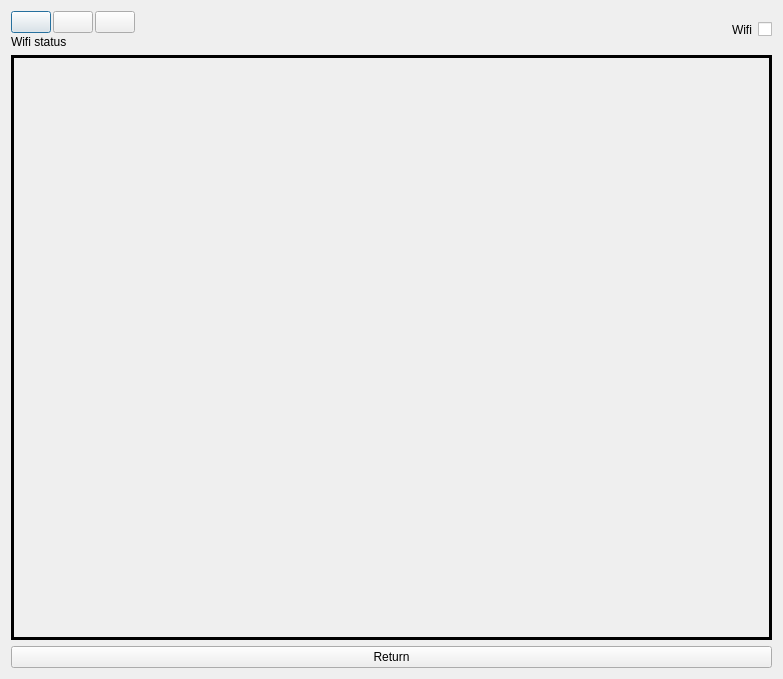
<?xml version="1.0" encoding="UTF-8"?>
<ui version="4.0">
 <class>wifiDialog</class>
 <widget class="QDialog" name="wifiDialog">
  <property name="geometry">
   <rect>
    <x>0</x>
    <y>0</y>
    <width>783</width>
    <height>679</height>
   </rect>
  </property>
  <property name="windowTitle">
   <string>Dialog</string>
  </property>
  <layout class="QVBoxLayout" name="verticalLayout">
   <item>
    <layout class="QHBoxLayout" name="horizontalLayout">
     <property name="sizeConstraint">
      <enum>QLayout::SetFixedSize</enum>
     </property>
     <item>
      <layout class="QHBoxLayout" name="horizontalLayout_2">
       <property name="sizeConstraint">
        <enum>QLayout::SetMaximumSize</enum>
       </property>
       <item>
        <layout class="QVBoxLayout" name="verticalLayout_3">
         <property name="spacing">
          <number>2</number>
         </property>
         <item>
          <layout class="QHBoxLayout" name="horizontalLayout_4">
           <item>
            <widget class="QPushButton" name="logBtn">
             <property name="sizePolicy">
              <sizepolicy hsizetype="Fixed" vsizetype="Fixed">
               <horstretch>0</horstretch>
               <verstretch>0</verstretch>
              </sizepolicy>
             </property>
             <property name="text">
              <string/>
             </property>
            </widget>
           </item>
           <item>
            <widget class="QPushButton" name="stopBtn">
             <property name="sizePolicy">
              <sizepolicy hsizetype="Fixed" vsizetype="Fixed">
               <horstretch>0</horstretch>
               <verstretch>0</verstretch>
              </sizepolicy>
             </property>
             <property name="text">
              <string/>
             </property>
            </widget>
           </item>
           <item>
            <widget class="QPushButton" name="refreshBtn">
             <property name="text">
              <string/>
             </property>
            </widget>
           </item>
           <item>
            <spacer name="horizontalSpacer_2">
             <property name="orientation">
              <enum>Qt::Horizontal</enum>
             </property>
             <property name="sizeHint" stdset="0">
              <size>
               <width>40</width>
               <height>20</height>
              </size>
             </property>
            </spacer>
           </item>
          </layout>
         </item>
         <item>
          <layout class="QHBoxLayout" name="horizontalLayout_3">
           <item>
            <widget class="QLabel" name="statusLabel">
             <property name="font">
              <font>
               <pointsize>9</pointsize>
              </font>
             </property>
             <property name="text">
              <string>Wifi status</string>
             </property>
            </widget>
           </item>
          </layout>
         </item>
        </layout>
       </item>
       <item>
        <spacer name="horizontalSpacer">
         <property name="orientation">
          <enum>Qt::Horizontal</enum>
         </property>
         <property name="sizeHint" stdset="0">
          <size>
           <width>40</width>
           <height>20</height>
          </size>
         </property>
        </spacer>
       </item>
       <item>
        <widget class="QLabel" name="label">
         <property name="text">
          <string>Wifi</string>
         </property>
        </widget>
       </item>
       <item>
        <widget class="QCheckBox" name="Wificheckbox">
         <property name="text">
          <string/>
         </property>
        </widget>
       </item>
      </layout>
     </item>
    </layout>
   </item>
   <item>
    <widget class="QScrollArea" name="scrollArea">
     <property name="frameShape">
      <enum>QFrame::Box</enum>
     </property>
     <property name="frameShadow">
      <enum>QFrame::Plain</enum>
     </property>
     <property name="lineWidth">
      <number>3</number>
     </property>
     <property name="horizontalScrollBarPolicy">
      <enum>Qt::ScrollBarAlwaysOff</enum>
     </property>
     <property name="widgetResizable">
      <bool>true</bool>
     </property>
     <widget class="QWidget" name="scrollAreaWidgetContents">
      <property name="geometry">
       <rect>
        <x>0</x>
        <y>0</y>
        <width>759</width>
        <height>570</height>
       </rect>
      </property>
      <layout class="QVBoxLayout" name="verticalLayout_2"/>
     </widget>
    </widget>
   </item>
   <item>
    <widget class="QPushButton" name="returnBtn">
     <property name="sizePolicy">
      <sizepolicy hsizetype="Expanding" vsizetype="Fixed">
       <horstretch>0</horstretch>
       <verstretch>0</verstretch>
      </sizepolicy>
     </property>
     <property name="text">
      <string>Return</string>
     </property>
    </widget>
   </item>
  </layout>
 </widget>
 <resources/>
 <connections/>
</ui>
